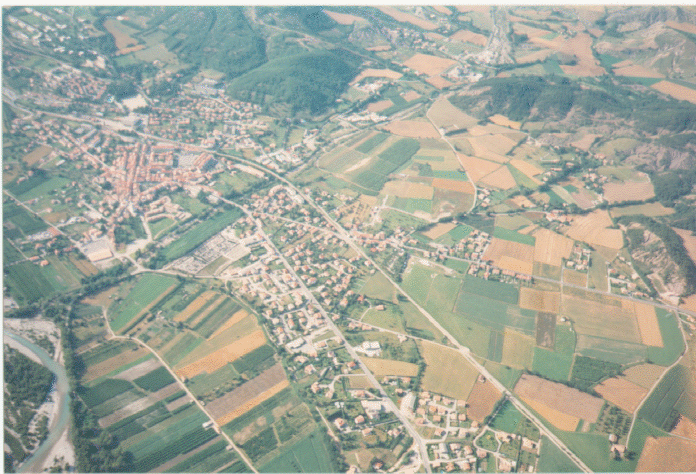
#> input picture Pregunta3/thresh3.png, 696 x 474 px
$ python CampoMaiz.py   (Python 2 division)
#> lines starting #> are read from the running program, lines starting #| are printed output that depends on the picture; after the words box and inside, x2 and y2 are one past the last pixel; in counts of white or black regions, pixels touching at a corner belong together
import cv2
import numpy as np
img  = cv2.imread("thresh3.png")
#> img is the input picture: shape (474, 696, 3); mean B, G, R 155.5, 167.3, 162.6
hsv = cv2.cvtColor(img, cv2.COLOR_BGR2HSV)
#> hsv: shape (474, 696, 3); mean H, S, V 53, 44.1, 176.1
alto, ancho =474,696
matriz3= np.array(img)
matriz = []
print alto, ancho
for y in range(0, alto):
	matriz.append([])
	for x in range(0,ancho):
		b = hsv.item(y, x, 0)
		g = hsv.item(y, x, 1)
		r = hsv.item(y, x, 2)
		if  (b > 16 and b < 30 ) and (g > 76 and g <255 ) or (r >72 and r <210):
			matriz[y].append(0)
		else:
			matriz[y].append(255)
#> after the loop, matriz = 474 items
matriz2 = np.array(matriz)
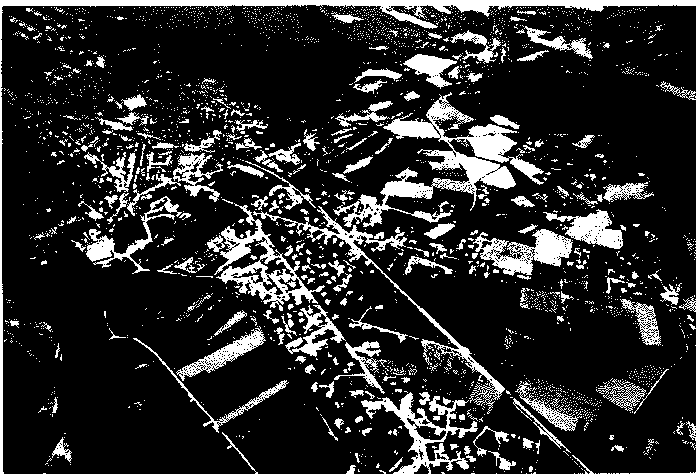
#> matriz2: shape (474, 696) int64; 16.8% white; 2942 white regions (2721 under 20 px), largest, box (x1, y1, x2, y2) and area: (333, 92, 544, 227) 6805, (0, 0, 696, 474) 6135, (214, 203, 325, 311) 2922
print matriz2
#> (printed output is left out)
cv2.imwrite("thresh3OUT.jpg",matriz2)
cv2.imshow("img", matriz2)
cv2.waitKey(0)
